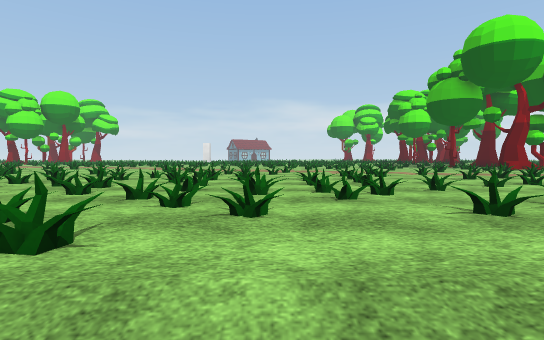
[1] (above)

24 first-person views from a walk through a Unity game level. The camera is 1.4 m above the floor, tilts 2° down and sees 80° across. The floor is counted in squares, 2 m on a side. Each view is taken from the middle of a square. On the plan, view 1 faces up. The plan holds only what a view shows up to about 10 squares ahead; the rest is blank. The place goes on beyond the plan. Some surface patterns are stand-ins.

[2]
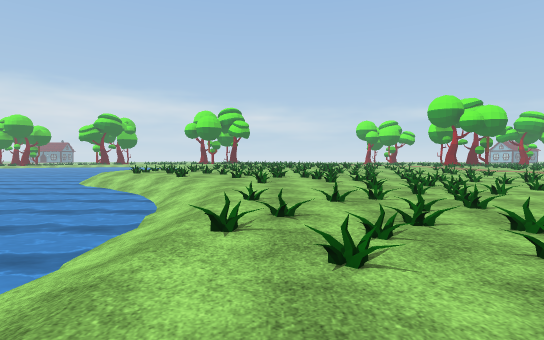

[3]
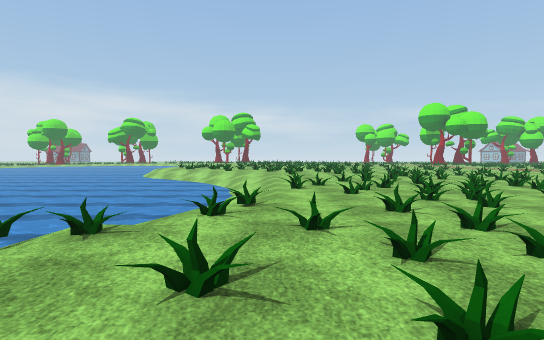

[4]
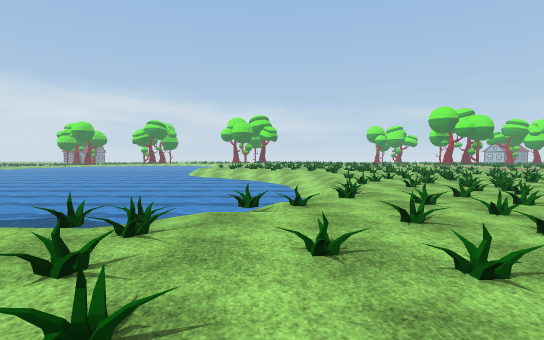

[5]
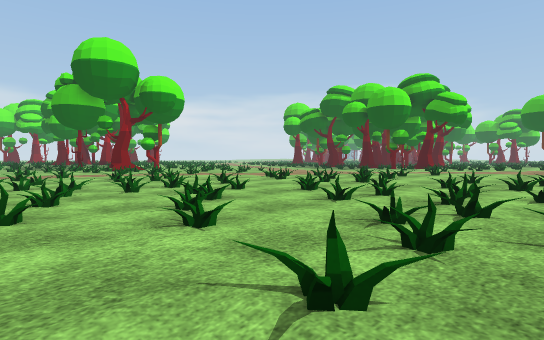

[6]
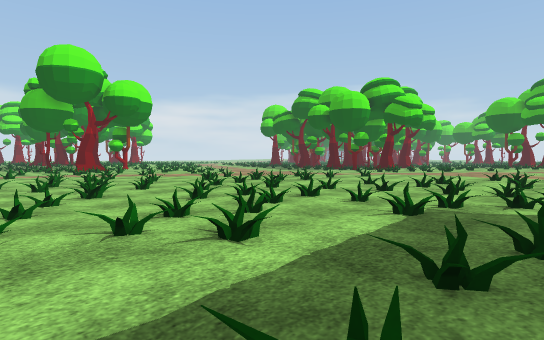

[7]
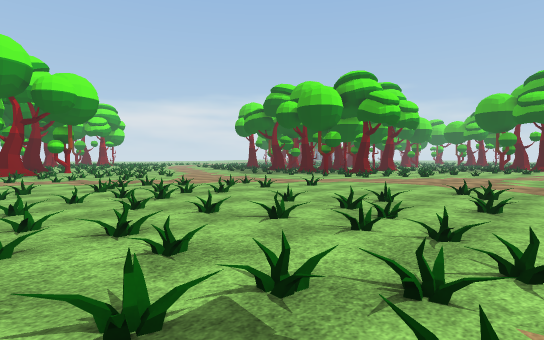

[8]
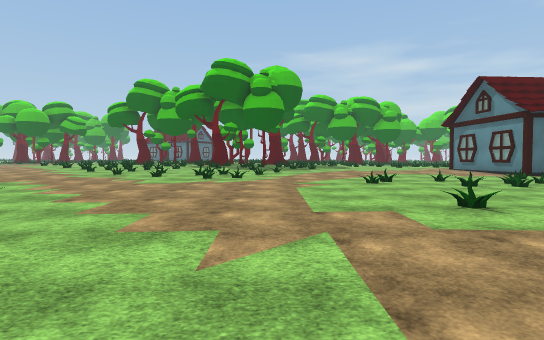

[9]
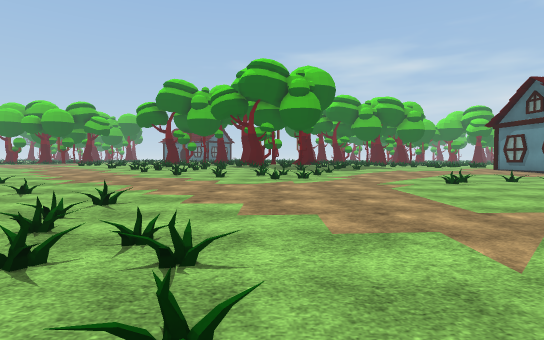

[10]
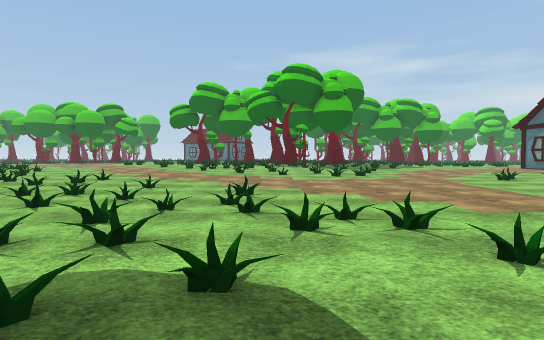

[11]
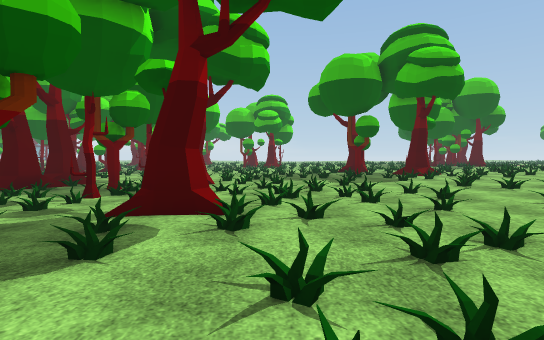

[12]
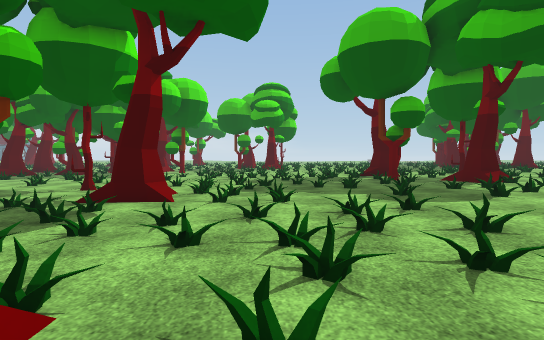

[13]
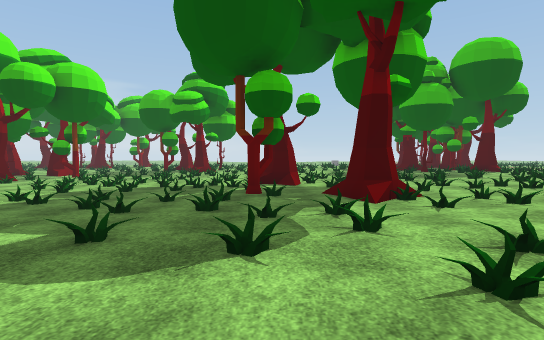

[14]
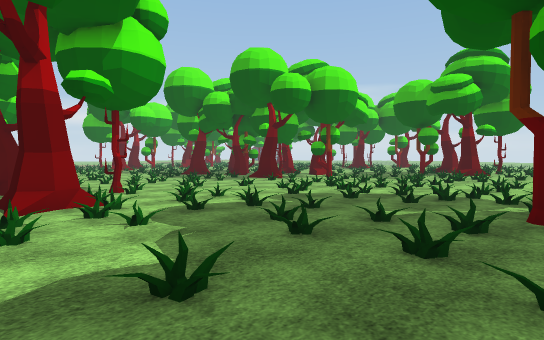

[15]
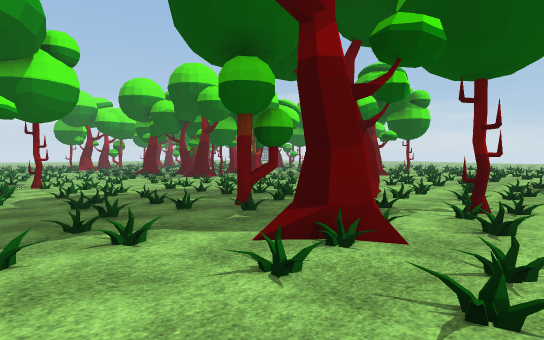

[16]
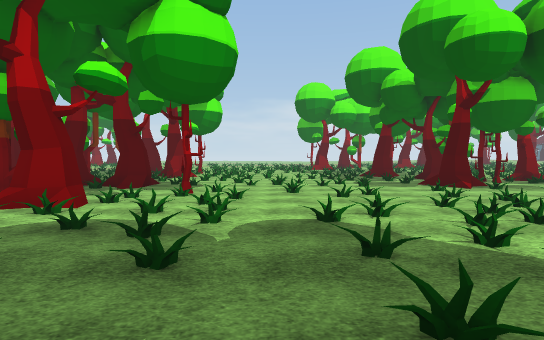

[17]
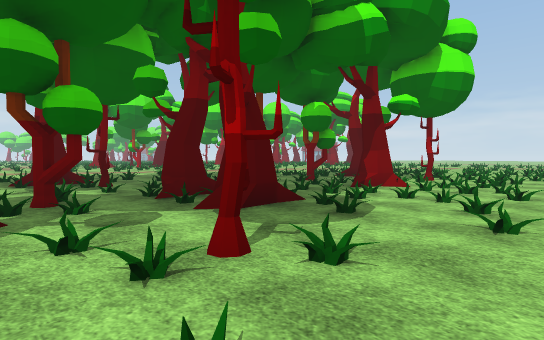

[18]
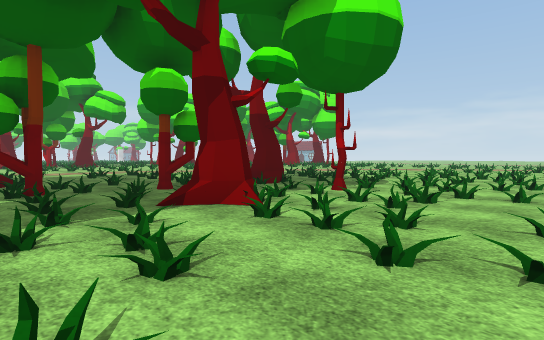

[19]
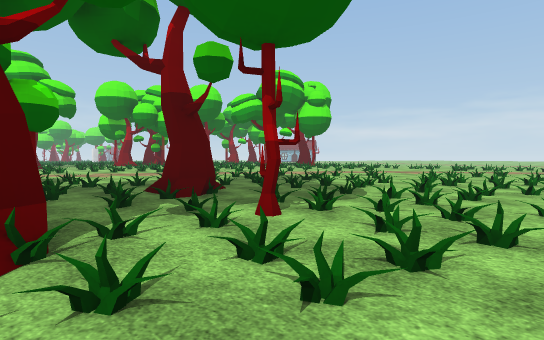

[20]
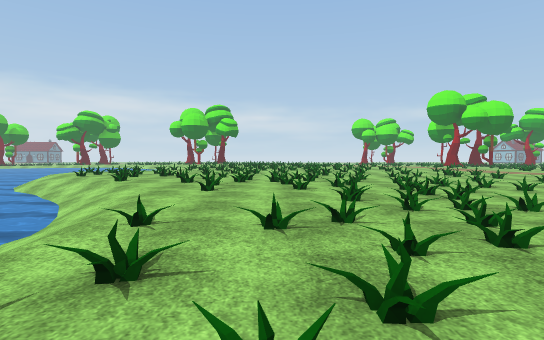

[21]
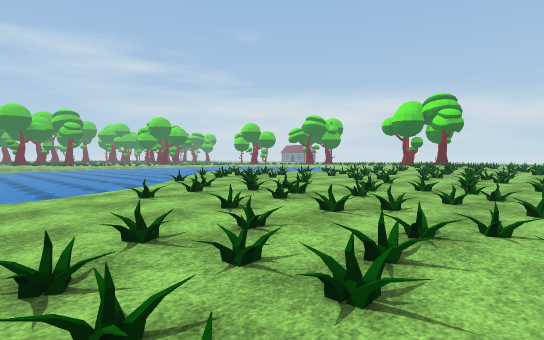

[22]
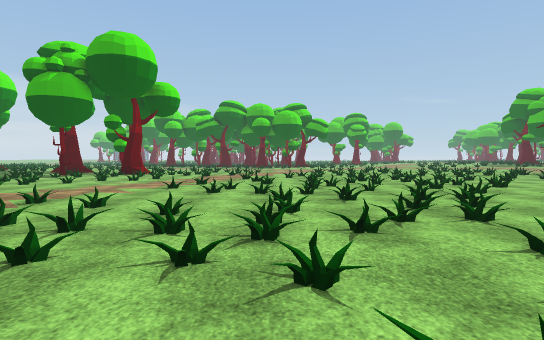

[23]
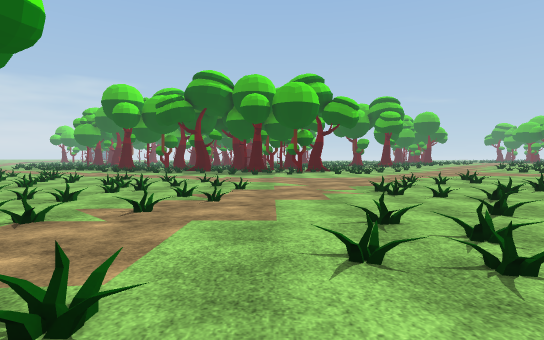

[24]
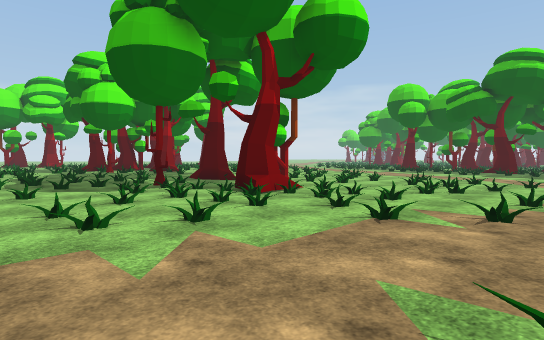

### Floor plan
Key: @ floor where view 1 was taken; # wall or solid block; x gap in a wall; . main floor; : floor 0.25 m higher than the main floor; - floor 0.25 m lower than the main floor; + floor 0.5 m higher than the main floor; _ floor 0.75 m lower than the main floor; / step, stairs or slope; = window, fence, low wall or low ledge; ~ water the walk can cross; ≈ water the walk keeps out of; T tree.
Columns run from 10 left of view 1 to 38 right of it. Each row starts with its distance up from view 1.
 25                                         ...
 24                                        ..==
 23                                        .=../
 22                                      ===.///
 21                                     ..==../.
 20                 ::                  ....././
 19                 ://                 =.=.=/./
 18                 ///:             ./=...///=-
 17                 =....T          ...//T#-T//=
 16                 ...T..          .=./.=///-/--
 15                 =..=. T /.        /.##--#-=-=
 14              /=/..=.T ..=/       =./=-//T-=--
 13             ...//=..#T././       ./.=//----=-
 12            .....=...==../=         T-T/=-#---
 11 //        =......=...//./..        T   /-----
 10 ../     ..=.. ........=/....      =--/T#T=-=- //-
  9 .../..=./.....=.............     =//T-#-T--------
  8 .#=..=..=.../../#... .....        T//-----T-----/
  7 :===...===.//.=...........       //---T--=#-----/
  6 =#===./.=/.//=./.=/.......      .T.-T/=-TT-/----/
  5  ==.//.=.//.../=.//.......  . ...///-/--T///--///
  4 :::/.//x.//=..=...==.#.=.. ...=.../T///=/.-=-=//-
  3 ://::..=.=../////=..=..........=///==/=/./...//-/
  2 :=//::./==.../=../=..//./......././.#==...=...=..
  1 ::=:::..././../..=...//.=//......#././/.=....=.==
  0 ::::///___@//...=...+.........../...=....#//.=...
 -1 :://_~~≈≈≈≈~//...../.==............/......./T=TT.
 -2 /:/~≈≈≈≈≈≈≈≈~ .==/=/.//..............#::==.......
 -3 :/~≈≈≈≈≈≈≈≈≈≈ /.//.../=......::.....:/:::./T.....
 -4 /~≈≈≈≈≈≈≈≈≈≈≈~/..:.//=.=..:::::::..:::::=:..==T..
 -5 ~≈≈≈≈≈≈≈≈≈≈≈≈≈ .://#/...:::::==:::::::: ::::=#.=

Where each view was taken, in squares from view 1:
view 1: 0 up, 0 right, facing up
view 2: 2 up, 2 right, facing left
view 3: 1 up, 6 right, facing left
view 4: 1 down, 8 right, facing left
view 5: 3 down, 4 right, facing up-right
view 6: 5 down, 5 right, facing up-right
view 7: 5 down, 8 right, facing up-right
view 8: 5 up, 18 right, facing down
view 9: 5 up, 20 right, facing down
view 10: 6 up, 22 right, facing down
view 11: 3 up, 20 right, facing right
view 12: 3 up, 24 right, facing right
view 13: 1 down, 27 right, facing right
view 14: 1 down, 29 right, facing up-right
view 15: 5 down, 30 right, facing up-right
view 16: 0 up, 34 right, facing up
view 17: 6 up, 34 right, facing up-left
view 18: 11 up, 34 right, facing up-left
view 19: 14 up, 33 right, facing up-left
view 20: 3 up, 0 right, facing left
view 21: 7 up, 4 left, facing down-left
view 22: 7 up, 5 left, facing right
view 23: 7 up, 5 right, facing right
view 24: 8 up, 5 right, facing up-right
